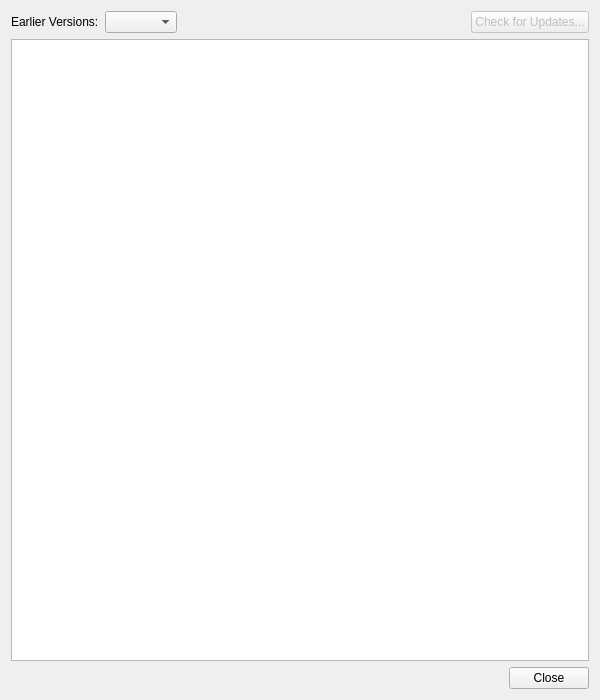
<?xml version="1.0" encoding="UTF-8"?>
<ui version="4.0">
 <class>DlgChangelog</class>
 <widget class="QDialog" name="DlgChangelog">
  <property name="geometry">
   <rect>
    <x>0</x>
    <y>0</y>
    <width>600</width>
    <height>700</height>
   </rect>
  </property>
  <property name="windowTitle">
   <string>Changelog</string>
  </property>
  <layout class="QVBoxLayout" name="verticalLayout">
   <item>
    <layout class="QHBoxLayout" name="horizontalLayout">
     <item>
      <widget class="QLabel" name="label">
       <property name="text">
        <string>Earlier Versions:</string>
       </property>
      </widget>
     </item>
     <item>
      <widget class="QComboBox" name="cbEarlierVersions"/>
     </item>
     <item>
      <spacer name="horizontalSpacer">
       <property name="orientation">
        <enum>Qt::Horizontal</enum>
       </property>
       <property name="sizeHint" stdset="0">
        <size>
         <width>40</width>
         <height>20</height>
        </size>
       </property>
      </spacer>
     </item>
     <item>
      <widget class="QPushButton" name="pbCheckForUpdates">
       <property name="enabled">
        <bool>false</bool>
       </property>
       <property name="toolTip">
        <string>This features is not implemented now.</string>
       </property>
       <property name="text">
        <string>Check for Updates...</string>
       </property>
      </widget>
     </item>
    </layout>
   </item>
   <item>
    <widget class="WdgChangelogBrowser" name="tbContent"/>
   </item>
   <item>
    <widget class="QDialogButtonBox" name="buttonBox">
     <property name="orientation">
      <enum>Qt::Horizontal</enum>
     </property>
     <property name="standardButtons">
      <set>QDialogButtonBox::Close</set>
     </property>
    </widget>
   </item>
  </layout>
 </widget>
 <customwidgets>
  <customwidget>
   <class>WdgChangelogBrowser</class>
   <extends>QTextBrowser</extends>
   <header>Widgets\wdgchangelogbrowser.h</header>
  </customwidget>
 </customwidgets>
 <resources/>
 <connections>
  <connection>
   <sender>buttonBox</sender>
   <signal>accepted()</signal>
   <receiver>DlgChangelog</receiver>
   <slot>accept()</slot>
   <hints>
    <hint type="sourcelabel">
     <x>248</x>
     <y>254</y>
    </hint>
    <hint type="destinationlabel">
     <x>157</x>
     <y>274</y>
    </hint>
   </hints>
  </connection>
  <connection>
   <sender>buttonBox</sender>
   <signal>rejected()</signal>
   <receiver>DlgChangelog</receiver>
   <slot>reject()</slot>
   <hints>
    <hint type="sourcelabel">
     <x>316</x>
     <y>260</y>
    </hint>
    <hint type="destinationlabel">
     <x>286</x>
     <y>274</y>
    </hint>
   </hints>
  </connection>
 </connections>
</ui>
